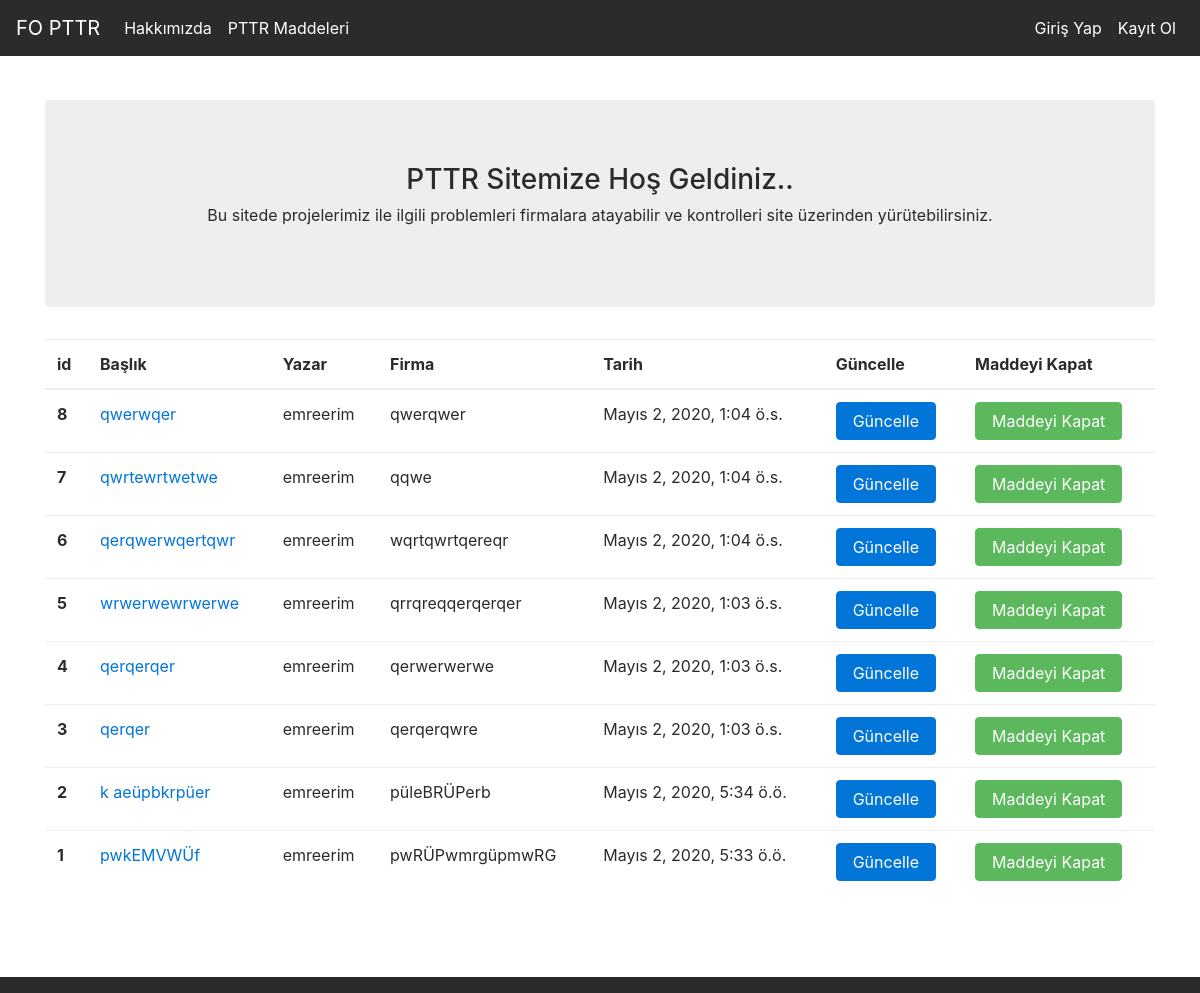
The page / on the database its author committed.
### article/models.py (models this page shows, shortened)
class Article(models.Model):
    author = models.ForeignKey("auth.User",on_delete = models.CASCADE,verbose_name = "Madde Açan Kişi")
    title = models.CharField(max_length = 50,verbose_name = "Başlık")
    firma = models.CharField(max_length = 50, verbose_name= "Sorumlu Firma")
    content = RichTextField()
    created_date = models.DateTimeField(auto_now_add=True,verbose_name="Oluşturulma Tarihi")
    article_image = models.FileField(blank = True,null = True,verbose_name="Fotoğraf Ekle")
    class Meta:
        ordering = ['-created_date']

### article/views.py (the view)
# urls.py: path('',views.index,name = "index"),
def index(request):
    articles = Article.objects.all()
    """closes = articles.closeArticle.all()"""
    """context_close = {
        "closes":closes
    }"""
    context = {
        "articles":articles
    }
    return render(request,"index.html",context)

### templates/index.html
{% extends "layout.html" %}
{% block body %}
<div class="jumbotron text-center">
        <h3>PTTR Sitemize Hoş Geldiniz..</h3>
        <p>Bu sitede projelerimiz ile ilgili problemleri firmalara atayabilir ve kontrolleri site üzerinden yürütebilirsiniz.
        </p>
</div>
{% if articles %}
<table class="table">
        <thead>
          <tr>
            <th scope="col">id</th>
            <th scope="col">Başlık</th>
            <th scope="col">Yazar</th>
            <th scope="col">Firma</th>
            <th scope="col">Tarih</th>
            <th scope="col">Güncelle</th>
            <th scope="col">Maddeyi Kapat</th>
          </tr>
        </thead>
        <tbody>
          {% for article in articles %}
          <tr>
            <th scope="row">{{article.id}}</th>
            <td><a href="{% url 'article:detail' article.id %}">{{article.title}}</a></td>
            <td>{{article.author.username}}</td>
            <td>{{article.firma}}</td>
            <td>{{article.created_date}}</td>
            <td><a href="{% url 'article:update' article.id %}" class = "btn btn-primary">Güncelle</a></td>
            <td><a href="{% url 'article:close' article.id %}" class = "btn btn-success">Maddeyi Kapat</a> </td>
          </tr>
          {% endfor %}
        </tbody>
      </table>
{% else %}
<div class = "alert alert-danger">
    Açık madde bulunmamaktadır...
</div>
{% endif %}
{% endblock body %}

### rows shown on the page
Article: id "8", title "qwerwqer", author.username "emreerim", firma "qwerqwer", created_date "Mayıs 2, 2020, 1:04 ö.s."
Article: id "7", title "qwrtewrtwetwe", author.username "emreerim", firma "qqwe", created_date "Mayıs 2, 2020, 1:04 ö.s."
Article: id "6", title "qerqwerwqertqwr", author.username "emreerim", firma "wqrtqwrtqereqr", created_date "Mayıs 2, 2020, 1:04 ö.s."
Article: id "5", title "wrwerwewrwerwe", author.username "emreerim", firma "qrrqreqqerqerqer", created_date "Mayıs 2, 2020, 1:03 ö.s."
Article: id "4", title "qerqerqer", author.username "emreerim", firma "qerwerwerwe", created_date "Mayıs 2, 2020, 1:03 ö.s."
Article: id "3", title "qerqer", author.username "emreerim", firma "qerqerqwre", created_date "Mayıs 2, 2020, 1:03 ö.s."
Article: id "2", title "k aeüpbkrpüer", author.username "emreerim", firma "püleBRÜPerb", created_date "Mayıs 2, 2020, 5:34 ö.ö."
Article: id "1", title "pwkEMVWÜf", author.username "emreerim", firma "pwRÜPwmrgüpmwRG", created_date "Mayıs 2, 2020, 5:33 ö.ö."
